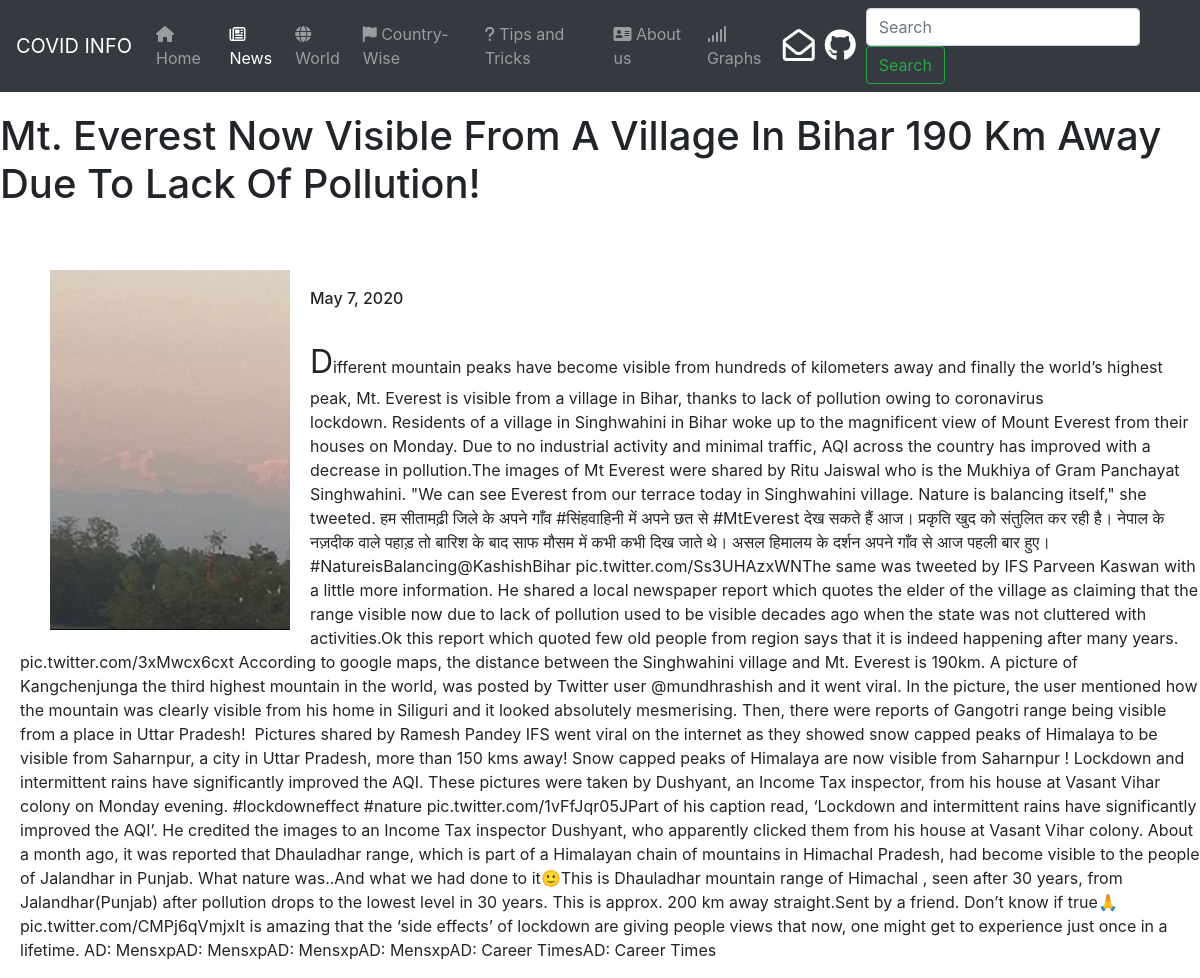
Page /news-detail/26 on the committed database.
### covid/models.py (models this page shows)
class News(models.Model):
    heading = models.CharField(max_length=100)
    body = models.TextField()
    link = models.TextField()
    img = models.ImageField()
    date = models.DateField()
    class Meta:
        verbose_name_plural = "news"

### covid/views.py (the view)
# urls.py: path('news-detail/<int:news_id>', views.news_detail, name='news'),
def news_detail(request, news_id):
    news = News.objects.filter(id=news_id)
    return render(request, 'news-detail.html', {'news': news})

### templates/news-detail.html (shortened to what this page needs)
{% load static %}
<!DOCTYPE html>
<html lang="en">
  <head>
    <link rel="stylesheet" href="{% static 'main.css' %}">
    <link rel="stylesheet" href="https://maxcdn.bootstrapcdn.com/bootstrap/4.0.0/css/bootstrap.min.css">
    <link rel="stylesheet" href="https://stackpath.bootstrapcdn.com/bootstrap/4.4.1/css/bootstrap.min.css">
  </head>
  <body>
    <nav class="navbar navbar-expand-lg navbar-dark bg-dark" style="position: sticky; top: 0;">
      <a class="navbar-brand" href="#">COVID INFO</a>
      <div class="collapse navbar-collapse" id="navbarSupportedContent">
        <ul class="navbar-nav mr-auto">
          <li class="nav-item">
            <a class="nav-link" href='/'><i class="fas fa-home"></i> Home <span class="sr-only">(current)</span></a>
          </li>
          <li class="nav-item active">
            <a class="nav-link" href="/news"><i class="far fa-newspaper"></i>News</a>
          </li>
          <li class="nav-item">
            <a class="nav-link" href="/world"><i class="fas fa-globe"></i>World</a>
          </li>
          <li class="nav-item">
            <a class="nav-link" href="/country"><i class="fas fa-flag"></i>  Country-Wise</a>
          </li>
          <li class="nav-item">
            <a class="nav-link" href="/tips"><i class="fas fa-question"></i> Tips and Tricks</a>
          </li>
          <li class="nav-item">
            <a class="nav-link" href="/about"><i class="fas fa-address-card"></i> About us</a>
          </li>
          <li class="nav-item">
            <a class="nav-link" href="/graphs"><i class="fas fa-signal"></i>  Graphs</a>
          </li>
        </ul>
        <a href="mailto://info@thinkingtomorrow.cf" target="_blank"><i class="far fa-envelope-open fa-2x" style="color: white; margin-right: 10px"></i></a>
        <a href="https://github.com/thinking-tomorrow" target="_blank"><i class="fab fa-github fa-2x" style="color: white; margin-right: 10px"></i></a>
        <form class="form-inline my-2 my-lg-0" action="{% url 'search' %}" method='post'>
          <input class="form-control mr-sm-2" type="search" name='data' placeholder="Search" aria-label="Search" autocomplete="off">
          <button class="btn btn-outline-success my-2 my-sm-0" type="submit">Search</button>
        </form>
      </div>
    </nav>
    {% for new in news %}
    <h1 style='padding-top:20px;'>{{new.heading}}</h1><br>
    <img src='{{new.img.url}}'><br>
    <h6 style='margin-left:20px;margin-top:25px;'>{{new.date}}</h6>
    <p style='margin-left:20px;margin-top:30px;'>{{new.body}}</p>
    {% endfor %}
</body>
</html>

### static/main.css (style rules this page uses)
.fas { cursor: pointer; }

### templates/news-detail.html (style rules this page uses)
p::first-letter { font-size:200%; }
img { margin-left:50px; margin-top:30px; width:20%; display:inline; float:left; margin-right:20px; }

### rows in the picture
News: heading "Mt. Everest Now Visible From A Village In Bihar 190 Km Away Due To Lack Of Pollution!", img (picture), date "May 7, 2020", body "Different mountain peaks have become visible from hundreds of kilometers away and finally the world’s highest peak, Mt. Everest is visible from a village in Bihar, thanks to lack of pollution owing to coronavirus lockdown. Residents of a village in Singhwahini in Bihar woke up to the magnificent view of Mount Everest from their houses on Monday. Due to no industrial activity and minimal traffic, AQI across the country has improved with a decrease in pollution.The images of Mt Everest were shared by Ritu Jaiswal who is the Mukhiya of Gram Panchayat Singhwahini. \"We can see Everest from our terrace today in Singhwahini village. Nature is balancing itself,\" she tweeted. हम सीतामढ़ी जिले के…"
